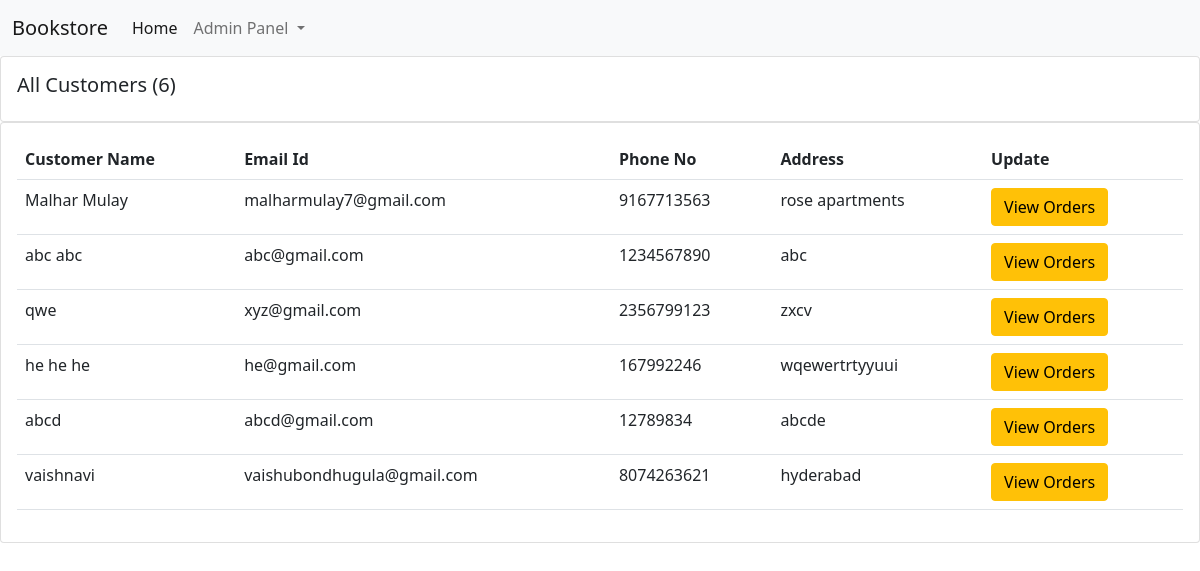
The page /customers_list/ on the database its author committed.
### books/models.py (models this page shows, shortened)
class Order(models.Model):
    user = models.ForeignKey(User, on_delete=models.CASCADE, default=1)
    items_json = models.CharField(max_length=5000, blank=True)
    price = models.IntegerField(default=0)
    name = models.CharField(max_length=100, blank=True)
    email = models.CharField(max_length=100, blank=True)
    address = models.CharField(max_length=100, default="")
    phone = models.CharField(max_length=100, blank=True)
    date = models.DateTimeField(auto_now_add=True)

### books/views.py (the view)
# urls.py: path("customers_list/", views.customers_list, name="customers_list"),
def customers_list(request):
    customers = Order.objects.all()
    customer_count = customers.count()
    return render(request, "customers_list.html", {'customers':customers, 'customer_count':customer_count})

### books/templates/customers_list.html (shortened to what this page needs)
{% extends 'admin_navbar.html' %}
{% block body %}
      <div class="row">
        <div class="col-md">
          <div class="card card-body">
            <h5>All Customers ({{customer_count}})</h5>
          </div>
          <div class="card card-body">
            <table class="table">
              <tr>
                <th>Customer Name</th>
                <th>Email Id</th>
                <th>Phone No</th>
                <th>Address</th>
                <th>Update</th>
              </tr>
              {% for customer in customers %}
                <tr>
                  <td>{{customer.name}}</td>
                  <td>{{customer.email}}</td>
                  <td>{{customer.phone}}</td>
                  <td>{{customer.address}}</td>
                  <td><a href="/customers_list/orders_{{customer.id}}/" class="btn btn-warning">View Orders</a></td>
                </tr>
              {% endfor %}
            </table>
          </div>
        </div>
      </div>
      {% endblock %}

### rows shown on the page
Order: name "Malhar Mulay", email "malharmulay7@gmail.com", phone "9167713563", address "rose apartments"
Order: name "abc abc", email "abc@gmail.com", phone "1234567890", address "abc"
Order: name "qwe", email "xyz@gmail.com", phone "2356799123", address "zxcv"
Order: name "he he he", email "he@gmail.com", phone "167992246", address "wqewertrtyyuui"
Order: name "abcd", email "abcd@gmail.com", phone "12789834", address "abcde"
Order: name "vaishnavi", email "vaishubondhugula@gmail.com", phone "8074263621", address "hyderabad"

### other values the page prints
{{ customer_count }} "6"
